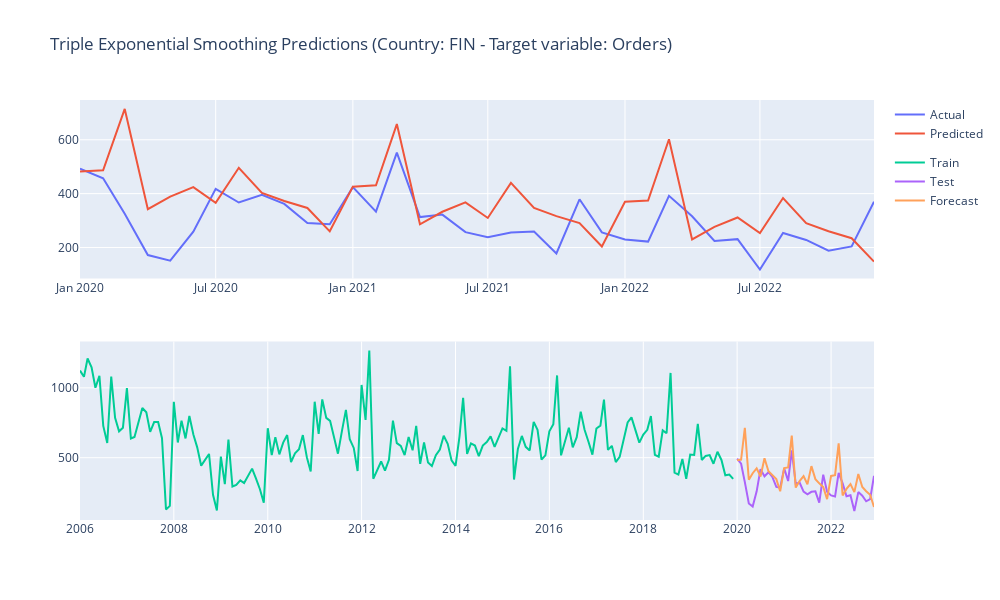

Notebook code for this chart:
### Markdown cell above
#### Triple Exponential Smoothing

### Code cell
model_name='Triple Exponential Smoothing'

# Train
model = ExponentialSmoothing(train[dep_var],trend='add',seasonal='add',seasonal_periods=12).fit()

# Predict
predictions = model.predict(start=start, end=end)

# Forecast accuracy
scoring(model_name, test[dep_var], predictions, df, True, True)
